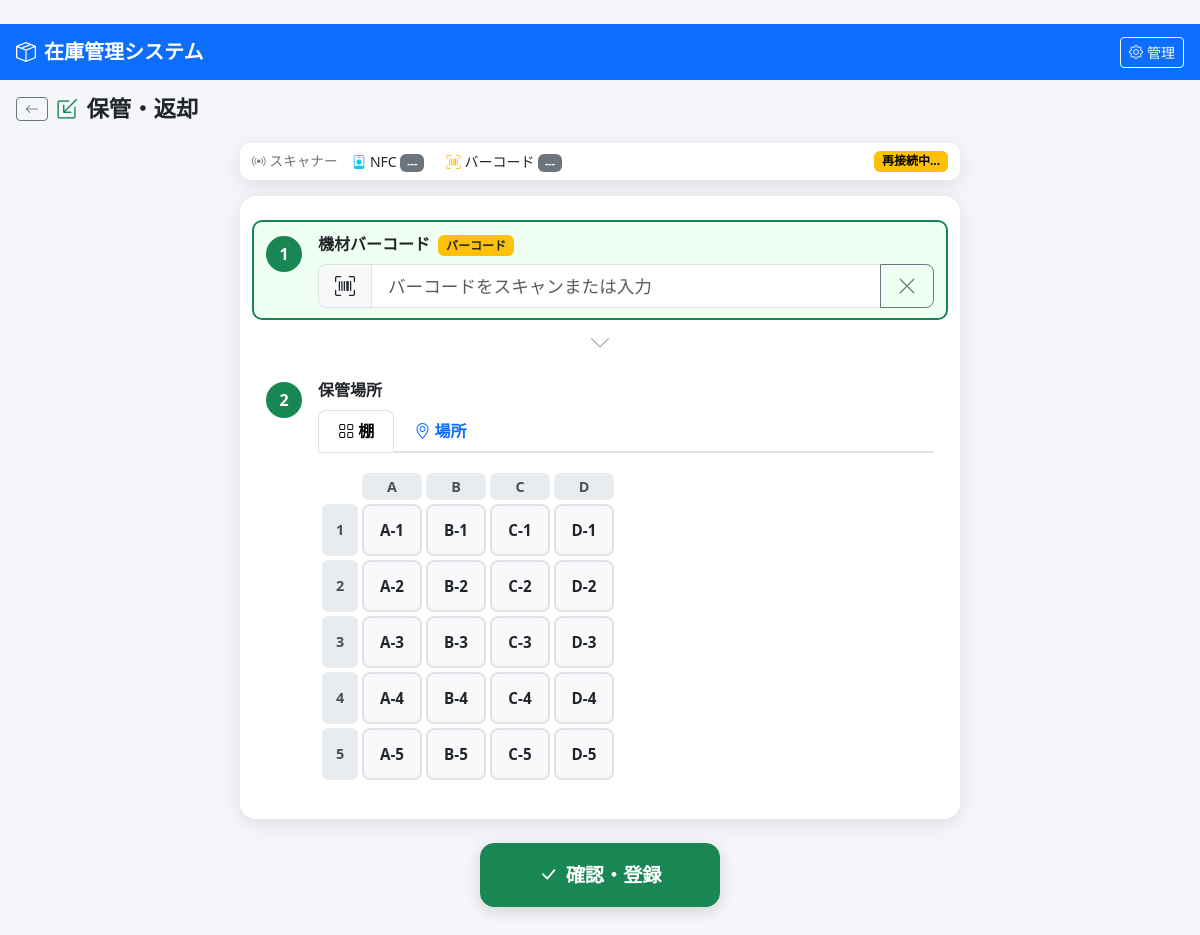
/return, run on an earlier commit of the app's database.
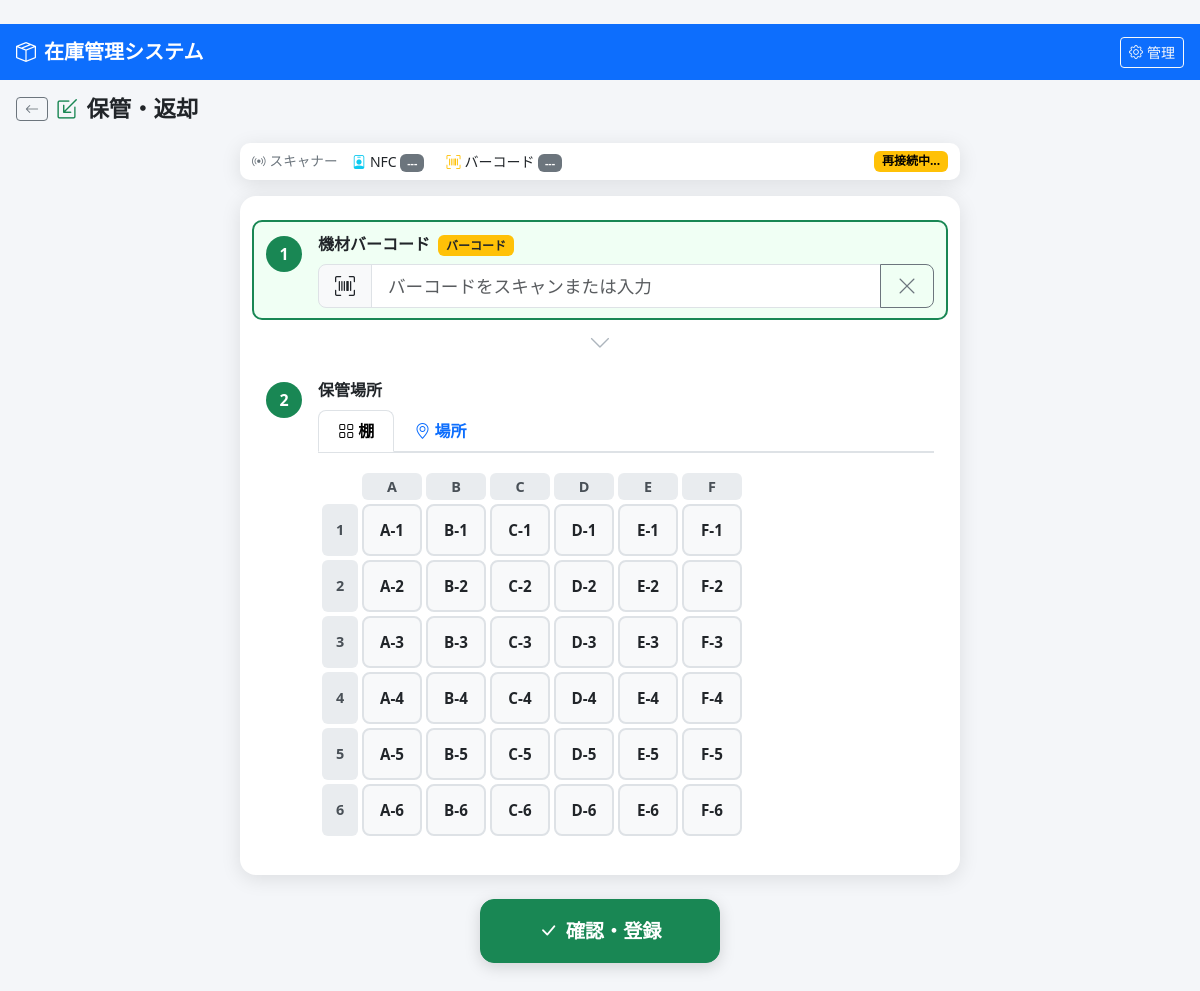
And on a later commit of the database.
### models.py (models this page shows, shortened)
class Shelf(db.Model):
    __tablename__ = "shelves"
    id = db.Column(db.Integer, primary_key=True)
    row_num = db.Column(db.Integer, nullable=False)
    col_num = db.Column(db.Integer, nullable=False)
    label = db.Column(db.String(20), nullable=False)
    __table_args__ = (db.UniqueConstraint("row_num", "col_num", name="uq_shelf_position"),)

### app.py (the view, shortened to what this page needs)
@app.route("/return", methods=["GET", "POST"])
def return_item():
    shelves = Shelf.query.order_by(Shelf.row_num, Shelf.col_num).all()
    places  = Place.query.order_by(Place.name).all()
    row_labels, col_nums, shelf_grid = build_shelf_grid(shelves)
    def _render(extra=None):
        kwargs = dict(
            row_labels=row_labels, col_nums=col_nums, shelf_grid=shelf_grid,
            places=places,
        )
        if extra:
            kwargs.update(extra)
        return render_template("return.html", **kwargs)
    return _render()

### app.py (called while the page is built)
def build_shelf_grid(shelves):
    row_labels_set = {}
    col_nums_set   = set()
    for shelf in shelves:
        label = chr(64 + shelf.row_num)
        row_labels_set[shelf.row_num] = label
        col_nums_set.add(shelf.col_num)
    row_labels = [row_labels_set[k] for k in sorted(row_labels_set)]
    col_nums   = sorted(col_nums_set)
    grid = {lbl: {} for lbl in row_labels}
    for shelf in shelves:
        lbl = chr(64 + shelf.row_num)
        grid[lbl][shelf.col_num] = shelf
    return row_labels, col_nums, grid

### templates/return.html (shortened to what this page needs)
﻿{% extends "base.html" %}
{% from "_shelf_grid.html" import shelf_table %}
{% block content %}
<div class="page-header">
  <a href="{{ url_for('index') }}" class="btn btn-outline-secondary btn-sm me-2">
    <i class="bi bi-arrow-left"></i>
  </a>
  <h2 class="mb-0"><i class="bi bi-box-arrow-in-down-left me-2 text-success"></i>保管・返却</h2>
</div>
{% if success %}
<div class="result-card success-card">
  <div class="result-icon"><i class="bi bi-check-circle-fill text-success"></i></div>
  <h3 class="mt-3">返却・保管登録完了</h3>
  <div class="result-detail mt-3">
    <div class="detail-row">
      <span class="detail-label">機材</span>
      <span class="detail-value">{{ equipment.management_id }} — {{ equipment.item_name }}</span>
    </div>
    <div class="detail-row">
      <span class="detail-label">保管場所</span>
      <span class="detail-value shelf-badge">{{ location_label }}</span>
    </div>
  </div>
  <div class="mt-4 d-flex gap-3 justify-content-center">
    <a href="{{ url_for('return_item') }}" class="btn btn-success btn-lg px-5">続けて登録</a>
    <a href="{{ url_for('index') }}" class="btn btn-outline-secondary btn-lg px-5">ホームへ</a>
  </div>
</div>
{% else %}
<div class="serial-bar mb-3">
  <span class="serial-label"><i class="bi bi-broadcast me-1"></i>スキャナー</span>
  <span class="ms-2 small">
    <i class="bi bi-person-badge me-1 text-info"></i>NFC
    <span id="nfcStatus" class="badge text-bg-secondary">---</span>
  </span>
  <span class="ms-3 small">
    <i class="bi bi-upc-scan me-1 text-warning"></i>バーコード
    <span id="barcodeStatus" class="badge text-bg-secondary">---</span>
  </span>
  <span id="sseStatus" class="badge text-bg-secondary ms-auto">接続待ち</span>
</div>
<form method="post" id="returnForm">
  <div class="scan-card">
    <div class="scan-step" id="stepBarcode">
      <div class="step-badge bg-success">1</div>
      <div class="scan-content">
        <label class="scan-label">機材バーコード <span class="badge bg-warning text-dark ms-1">バーコード</span></label>
        <div class="input-group input-group-lg">
          <span class="input-group-text"><i class="bi bi-upc-scan"></i></span>
          <input type="text" id="management_id" name="management_id"
                 class="form-control scan-input"
                 placeholder="バーコードをスキャンまたは入力"
                 value="{{ request.form.get('management_id', '') }}"
                 autocomplete="off" required autofocus>
          <button type="button" class="btn btn-outline-secondary" onclick="clearField('management_id')">
            <i class="bi bi-x-lg"></i>
          </button>
        </div>
      </div>
    </div>
    <div class="step-divider"><i class="bi bi-chevron-down"></i></div>
    <div class="scan-step">
      <div class="step-badge bg-success">2</div>
      <div class="scan-content">
        <label class="scan-label">保管場所</label>
        <ul class="nav nav-tabs location-tabs mb-3" id="locationTab">
          <li class="nav-item">
            <button class="nav-link {% if not request.form.get('place_id') %}active{% endif %}"
                    type="button" data-bs-toggle="tab" data-bs-target="#tab-shelf"
                    id="tabShelfBtn">
              <i class="bi bi-grid me-1"></i>棚
            </button>
          </li>
          <li class="nav-item">
            <button class="nav-link {% if request.form.get('place_id') %}active{% endif %}"
                    type="button" data-bs-toggle="tab" data-bs-target="#tab-place"
                    id="tabPlaceBtn">
              <i class="bi bi-geo-alt me-1"></i>場所
            </button>
          </li>
        </ul>
        <div class="tab-content">
          <div class="tab-pane fade {% if not request.form.get('place_id') %}show active{% endif %}"
               id="tab-shelf">
            {{ shelf_table(row_labels, col_nums, shelf_grid, request.form.get('shelf_id', '')) }}
          </div>
        </div>
      </div>
    </div>
  </div>
  <div class="confirm-area">
    <button type="submit" class="btn btn-success btn-confirm" id="confirmBtn">
      <i class="bi bi-check-lg me-2"></i>確認・登録
    </button>
  </div>
</form>
{% endif %}
{% endblock %}

### templates/_shelf_grid.html (shortened to what this page needs)
{% macro shelf_table(row_labels, col_nums, shelf_grid, selected='') %}
<div class="shelf-table-wrapper">
  <table class="shelf-table">
    <thead>
      <tr>
        <th class="shelf-corner"></th>
        {% for row_label in row_labels %}
        <th class="shelf-col-header">{{ row_label }}</th>
        {% endfor %}
      </tr>
    </thead>
    <tbody>
      {% for col in col_nums %}
      <tr>
        <th class="shelf-row-header">{{ col }}</th>
        {% for row_label in row_labels %}
          {% set shelf = shelf_grid[row_label].get(col) %}
          <td class="shelf-td">
            {% if shelf %}
            <label class="shelf-cell">
              <span class="shelf-td-label">{{ shelf.label }}</span>
            </label>
            {% else %}
            <span class="shelf-td-empty">—</span>
            {% endif %}
          </td>
        {% endfor %}
      </tr>
      {% endfor %}
    </tbody>
  </table>
</div>
{% endmacro %}

What changed in the data, as far as the page shows it:
added Shelf: label "E-1"
added Shelf: label "F-1"
added Shelf: label "E-2"
added Shelf: label "F-2"
added Shelf: label "E-3"
added Shelf: label "F-3"
added Shelf: label "E-4"
added Shelf: label "F-4"
added Shelf: label "E-5"
added Shelf: label "F-5"
added Shelf: label "A-6"
added Shelf: label "B-6"
added Shelf: label "C-6"
added Shelf: label "D-6"
added Shelf: label "E-6"
added Shelf: label "F-6"
Also different on the page:
new list line: "E"
new list line: "F"
new list line: "6"
